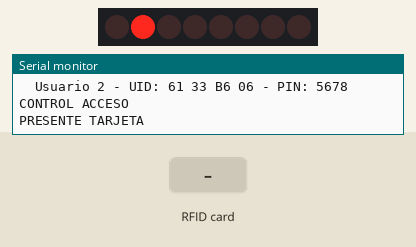
Bench run of a sketch on a simulated Arduino Uno, built with avr-gcc and run on an emulated ATmega328P. Shown: 8 shift-register outputs drawn as a row of LEDs (first output left, lit = HIGH), the last lines printed to the serial monitor. Wiring (inferred from the names in the program): shift register (74HC595): latch pin 6. Wiring (inferred from the signals the program sends): row of LEDs: on Q0, Q1, Q2, Q3, Q4, Q5, Q6, Q7. The test bench sets the inputs (shaded band). EEPROM starts erased.

Above: at 2.6 s.
2.7 s: RFID card 35 5A 08 01 held to the reader
At 4.2 s:
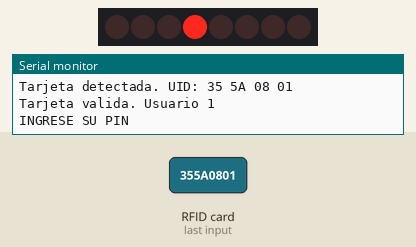
5.2 s: RFID card 5E 7A 19 C4 held to the reader
At 8.1 s:
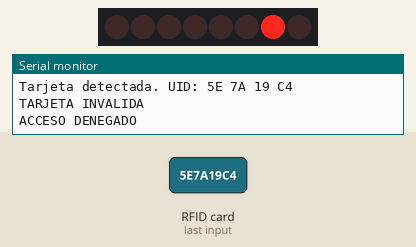
8.2 s: RFID card 61 33 B6 06 held to the reader
At 11.0 s:
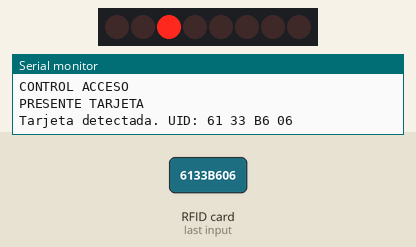
Timing chart, 0 to 16.2 s (numbered marks = the images above; inputs shaded):
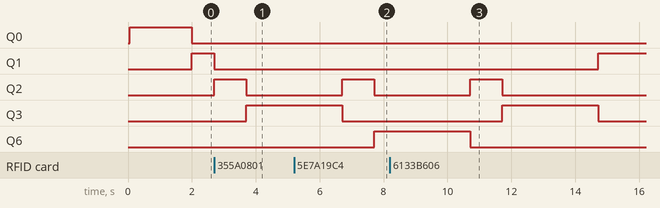

The sketch:

Fase1ProyectoArquitectura.ino
```cpp
#include <SPI.h>
#include <EEPROM.h>
#include <MFRC522.h>

const uint8_t PIN_RFID_SS   = 10;
const uint8_t PIN_595_LATCH = 6;

enum Estado : uint8_t {
  ESTADO_INICIO         = 0b00000001,
  ESTADO_ESPERANDO_RFID = 0b00000010,
  ESTADO_VALIDANDO_RFID = 0b00000100,
  ESTADO_ESPERANDO_PIN  = 0b00001000,
  ESTADO_VALIDANDO_PIN  = 0b00010000,
  ESTADO_AUTORIZADO     = 0b00100000,
  ESTADO_DENEGADO       = 0b01000000,
  ESTADO_ALARMA         = 0b10000000
};

const unsigned long TIEMPO_INICIO     = 2000;
const unsigned long TIEMPO_VALIDACION = 1000;
const unsigned long TIEMPO_RESULTADO  = 3000;

const uint8_t FIRMA_EEPROM = 0x5B;
const int     DIR_FIRMA    = 0;
const int     DIR_CANTIDAD = 1;
const int     DIR_USUARIOS = 2;
const uint8_t LARGO_UID    = 4;

struct Usuario {
  uint8_t  uid[LARGO_UID];
  uint16_t pin;
};

const Usuario USUARIOS_INICIALES[] = {
  { {0x35, 0x5A, 0x08, 0x01}, 1234 },
  { {0x61, 0x33, 0xB6, 0x06}, 5678 }
};
const uint8_t CANTIDAD_INICIAL = sizeof(USUARIOS_INICIALES) / sizeof(Usuario);

MFRC522 rfid(PIN_RFID_SS, UINT8_MAX);

Estado        estadoActual = ESTADO_INICIO;
unsigned long inicioEstado = 0;
uint8_t       uidLeido[LARGO_UID];
int           usuarioActual = -1;

void setup()
{
  Serial.begin(9600);
  SPI.begin();

  pinMode(PIN_595_LATCH, OUTPUT);
  digitalWrite(PIN_595_LATCH, LOW);

  cambiarEstado(ESTADO_INICIO);
  Serial.println(F("SISTEMA ACCESO"));
  Serial.println(F("INICIANDO..."));

  rfid.PCD_Init();
  delay(100);

  byte version = rfid.PCD_ReadRegister(MFRC522::VersionReg);
  Serial.print(F("Version del lector: 0x"));
  Serial.println(version, HEX);
  if (version == 0x00 || version == 0xFF)
  {
    Serial.println(F("ERROR: no se detecta el lector RFID"));
  }

  inicializarEEPROM();
  mostrarUsuarios();
}

void loop()
{
  unsigned long transcurrido = millis() - inicioEstado;

  switch (estadoActual)
  {
    case ESTADO_INICIO:
      if (transcurrido >= TIEMPO_INICIO)
      {
        irAEsperaRFID();
      }
      break;

    case ESTADO_ESPERANDO_RFID:
      if (leerTarjeta())
      {
        cambiarEstado(ESTADO_VALIDANDO_RFID);
        Serial.print(F("Tarjeta detectada. UID: "));
        imprimirUID(uidLeido);
        Serial.println();
      }
      break;

    case ESTADO_VALIDANDO_RFID:
      if (transcurrido >= TIEMPO_VALIDACION)
      {
        validarTarjeta();
      }
      break;

    case ESTADO_ESPERANDO_PIN:
    case ESTADO_DENEGADO:
      if (transcurrido >= TIEMPO_RESULTADO)
      {
        irAEsperaRFID();
      }
      break;

    default:
      break;
  }
}

void cambiarEstado(Estado nuevo)
{
  estadoActual = nuevo;
  inicioEstado = millis();
  escribir595(nuevo);
}

void irAEsperaRFID()
{
  usuarioActual = -1;
  cambiarEstado(ESTADO_ESPERANDO_RFID);
  Serial.println();
  Serial.println(F("CONTROL ACCESO"));
  Serial.println(F("PRESENTE TARJETA"));
}

void validarTarjeta()
{
  usuarioActual = buscarUsuario(uidLeido);

  if (usuarioActual >= 0)
  {
    cambiarEstado(ESTADO_ESPERANDO_PIN);
    Serial.print(F("Tarjeta valida. Usuario "));
    Serial.println(usuarioActual + 1);
    Serial.println(F("INGRESE SU PIN"));
  }
  else
  {
    cambiarEstado(ESTADO_DENEGADO);
    Serial.println(F("TARJETA INVALIDA"));
    Serial.println(F("ACCESO DENEGADO"));
  }
}

void escribir595(uint8_t valor)
{
  SPI.beginTransaction(SPISettings(1000000, MSBFIRST, SPI_MODE0));
  SPI.transfer(valor);
  SPI.endTransaction();

  digitalWrite(PIN_595_LATCH, HIGH);
  digitalWrite(PIN_595_LATCH, LOW);
}

bool leerTarjeta()
{
  if (!rfid.PICC_IsNewCardPresent())
  {
    return false;
  }
  if (!rfid.PICC_ReadCardSerial())
  {
    return false;
  }

  memset(uidLeido, 0, LARGO_UID);
  memcpy(uidLeido, rfid.uid.uidByte, min(rfid.uid.size, LARGO_UID));

  rfid.PICC_HaltA();
  rfid.PCD_StopCrypto1();
  return true;
}

void imprimirUID(const uint8_t *uid)
{
  for (uint8_t i = 0; i < LARGO_UID; i++)
  {
    if (uid[i] < 0x10)
    {
      Serial.print('0');
    }
    Serial.print(uid[i], HEX);
    Serial.print(' ');
  }
}

void inicializarEEPROM()
{
  if (EEPROM.read(DIR_FIRMA) == FIRMA_EEPROM)
  {
    Serial.println(F("Usuarios cargados desde la EEPROM."));
    return;
  }

  for (uint8_t i = 0; i < CANTIDAD_INICIAL; i++)
  {
    EEPROM.put(direccionUsuario(i), USUARIOS_INICIALES[i]);
  }
  EEPROM.update(DIR_CANTIDAD, CANTIDAD_INICIAL);
  EEPROM.update(DIR_FIRMA, FIRMA_EEPROM);
  Serial.println(F("Usuarios guardados en la EEPROM por primera vez."));
}

uint8_t cantidadUsuarios()
{
  return EEPROM.read(DIR_CANTIDAD);
}

int direccionUsuario(uint8_t indice)
{
  return DIR_USUARIOS + indice * sizeof(Usuario);
}

Usuario leerUsuario(uint8_t indice)
{
  Usuario usuario;
  EEPROM.get(direccionUsuario(indice), usuario);
  return usuario;
}

int buscarUsuario(const uint8_t *uid)
{
  for (uint8_t i = 0; i < cantidadUsuarios(); i++)
  {
    Usuario usuario = leerUsuario(i);
    if (memcmp(usuario.uid, uid, LARGO_UID) == 0)
    {
      return i;
    }
  }
  return -1;
}

void mostrarUsuarios()
{
  Serial.print(F("Usuarios registrados: "));
  Serial.println(cantidadUsuarios());

  for (uint8_t i = 0; i < cantidadUsuarios(); i++)
  {
    Usuario usuario = leerUsuario(i);
    Serial.print(F("  Usuario "));
    Serial.print(i + 1);
    Serial.print(F(" - UID: "));
    imprimirUID(usuario.uid);
    Serial.print(F("- PIN: "));
    Serial.println(usuario.pin);
  }
}
```

Measured:
- after the input at 2.7 s, Q1: HIGH → LOW at once; Q2: LOW → HIGH at once, → LOW 1.0 s later; Q3: LOW → HIGH after 1.0 s
